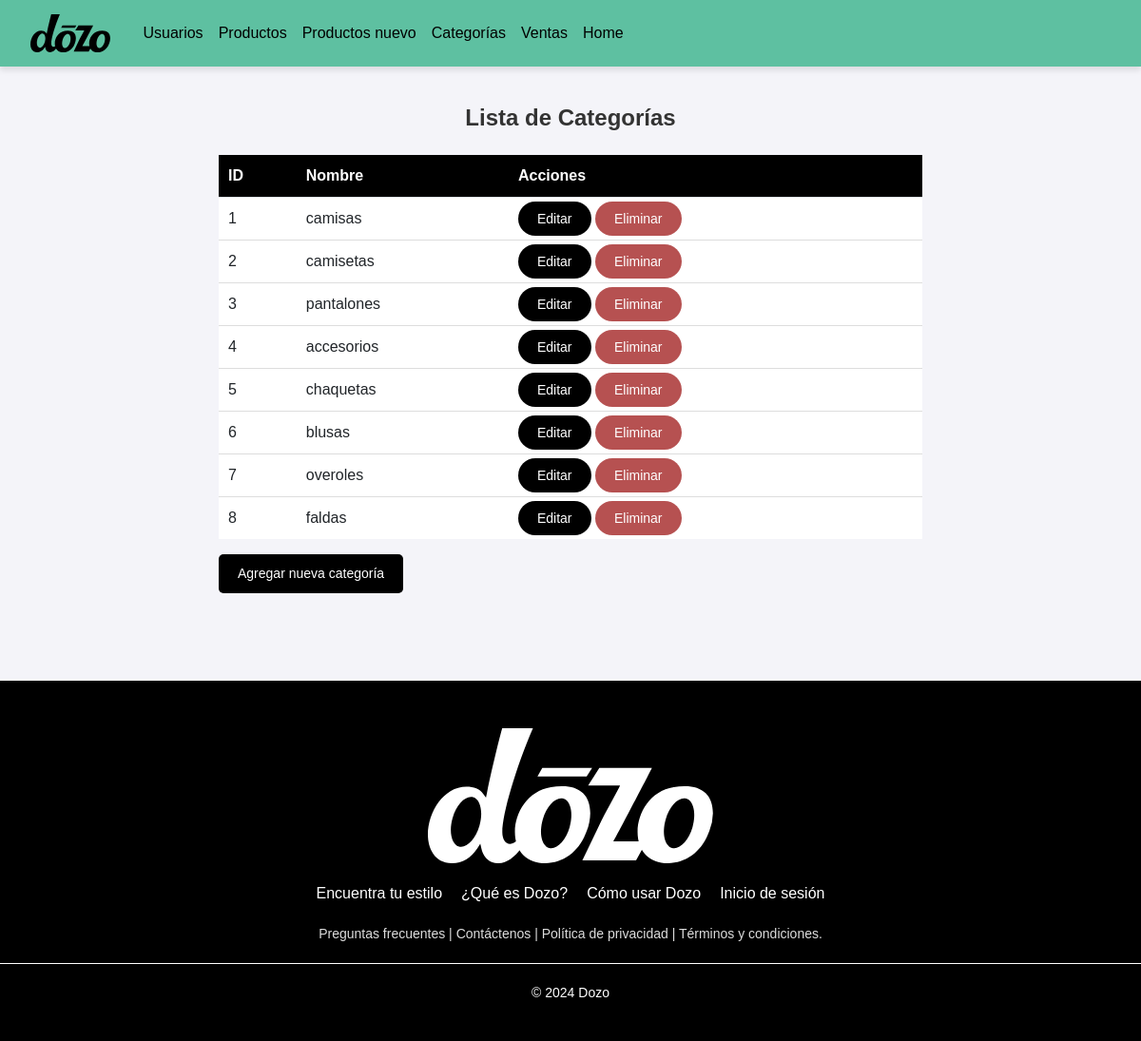
Page /categorias/ on the committed database.
### Dozo/models.py (models this page shows, shortened)
class Categoria(models.Model):
    nombre = models.CharField(max_length=100)

### Dozo/views.py (the view)
# urls.py: path('categorias/', views.mostrar_categoria, name='mostrar_categoria'),
def mostrar_categoria(request):
    categorias = Categoria.objects.all()
    return render(request, 'categorias/categoria_list.html', {'categorias': categorias})

### Dozo/templates/categorias/categoria_list.html (shortened to what this page needs)
<!DOCTYPE html>
<html lang="en">
<head>
    <link href="https://cdn.jsdelivr.net/npm/bootstrap@5.3.0/dist/css/bootstrap.min.css" rel="stylesheet">
</head>
<body>
    <div class="navbar-container">
        <nav class="navbar navbar-expand-lg">
            <div class="container-fluid">
                <a class="navbar-brand" href="#">
                    <img src="/static/logo.svg" alt="logo">
                </a>
                <div class="collapse navbar-collapse" id="navbarNav">
                    <ul class="navbar-nav">
                        <li class="nav-item"><a class="nav-link" href="/users/">Usuarios</a></li>
                        <li class="nav-item"><a class="nav-link" href="/productos/">Productos</a></li>
                        <li class="nav-item"><a class="nav-link" href="/productos/nuevo/">Productos nuevo</a></li>
                        <li class="nav-item"><a class="nav-link" href="/categorias/">Categorías</a></li>
                        <li class="nav-item"><a class="nav-link" href="/ventas/">Ventas</a></li>
                        <li class="nav-item"><a class="nav-link" href="http://localhost:3000">Home</a></li>
                    </ul>
                </div>
            </div>
        </nav>
    </div>
    <div class="container table-container">
        <h1>Lista de Categorías</h1>
        <table class="table mt-4">
            <thead>
                <tr>
                    <th>ID</th>
                    <th>Nombre</th>
                    <th>Acciones</th>
                </tr>
            </thead>
            <tbody>
                {% for categoria in categorias %}
                <tr>
                    <td>{{ categoria.id }}</td>
                    <td>{{ categoria.nombre }}</td>
                    <td>
                        <a href="/categorias/editar/{{ categoria.id }}/" class="editar">Editar</a>
                        <a href="/categorias/eliminar/{{ categoria.id }}/" class="eliminar">Eliminar</a>
                    </td>
                </tr>
                {% endfor %}
            </tbody>
        </table>
        <a href="/categorias/nueva/" class="btn btn-success mt-3">Agregar nueva categoría</a>
    </div>
    <footer class="footer-container">
        <div class="footer-logo">
            <img src="/static/logo-white.svg" alt="Dozo Logo" class="footer-logo-img">
        </div>
        <div class="footer-links">
            <a href="#" class="footer-link">Encuentra tu estilo</a>
            <a href="#" class="footer-link">¿Qué es Dozo?</a>
            <a href="#" class="footer-link">Cómo usar Dozo</a>
            <a href="#" class="footer-link">Inicio de sesión</a>
        </div>
        <div class="footer-info">
            Preguntas frecuentes | Contáctenos | Política de privacidad | Términos y condiciones.
        </div>
        <div class="footer-copyright">
            &copy; 2024 Dozo
        </div>
    </footer>
</body>
</html>

### Dozo/templates/categorias/categoria_list.html (style rules this page uses)
body { margin: 0; padding: 0; box-sizing: border-box; font-family: Arial, sans-serif; background-color: #f4f4f9; }
.navbar { background-color: #5ec0a1; height: 70px; padding: 0 20px; position: fixed; top: 0; width: 100%; box-shadow: 0 4px 6px rgba(0, 0, 0, 0.1); }
.navbar-brand { font-size: 1.5rem; color: white; text-decoration: none; display: flex; align-items: center; }
.navbar-brand img { height: 40px; margin-right: 10px; }
.navbar-nav .nav-link { color: rgb(0, 0, 0) !important; font-size: 1rem; text-decoration: none; padding: 5px 10px; transition: background-color 0.3s ease, color 0.3s ease; }
.table-container { padding: 70px 30px; margin: 40px auto; max-width: 800px; padding-bottom: 50px; }
h1 { font-size: 1.5rem; font-weight: bold; color: #333; margin-bottom: 20px; text-align: center; }
.table { width: 100%; border-collapse: collapse; margin: 0; }
.table th { background-color: #000000; color: white; font-weight: bold; padding: 10px; text-align: left; }
.table td { padding: 10px; border-bottom: 1px solid #ddd; }
.table tr:last-child td { border-bottom: none; }
.btn-success { background-color: #000000; border: none; color: #ffffff; padding: 10px 20px; border-radius: 5px; text-decoration: none; font-size: 14px; text-align: center; transition: all 0.3s ease; }
.editar { background-color: #000000; border: none; color: #ffffff; padding: 10px 20px; border-radius: 20px; text-decoration: none; font-size: 14px; text-align: center; transition: all 0.3s ease; }
.eliminar { margin-top: 8px; background-color: #b65151; border: none; color: #ffffff; padding: 10px 20px; border-radius: 20px; text-decoration: none; font-size: 14px; text-align: center; transition: all 0.3s ease; }
.footer-container { background-color: #000; color: #fff; padding: 40px 0; text-align: center; font-family: Arial, sans-serif; border-top: 2px solid #fff; }
.footer-logo { margin-bottom: 20px; }
.footer-logo-img { width: 300px; margin-top: 10px; }
.footer-links { display: flex; justify-content: center; gap: 20px; margin: 20px 0; }
.footer-link { font-size: 16px; color: #fff; text-decoration: none; cursor: pointer; }
.footer-info { font-size: 14px; color: #ddd; margin: 20px auto; max-width: 800px; line-height: 1.5; }
.footer-copyright { font-size: 14px; margin-top: 20px; border-top: 1px solid #fff; padding-top: 20px; }

### rows in the picture
Categoria: id "1", nombre "camisas"
Categoria: id "2", nombre "camisetas"
Categoria: id "3", nombre "pantalones"
Categoria: id "4", nombre "accesorios"
Categoria: id "5", nombre "chaquetas"
Categoria: id "6", nombre "blusas"
Categoria: id "7", nombre "overoles"
Categoria: id "8", nombre "faldas"
